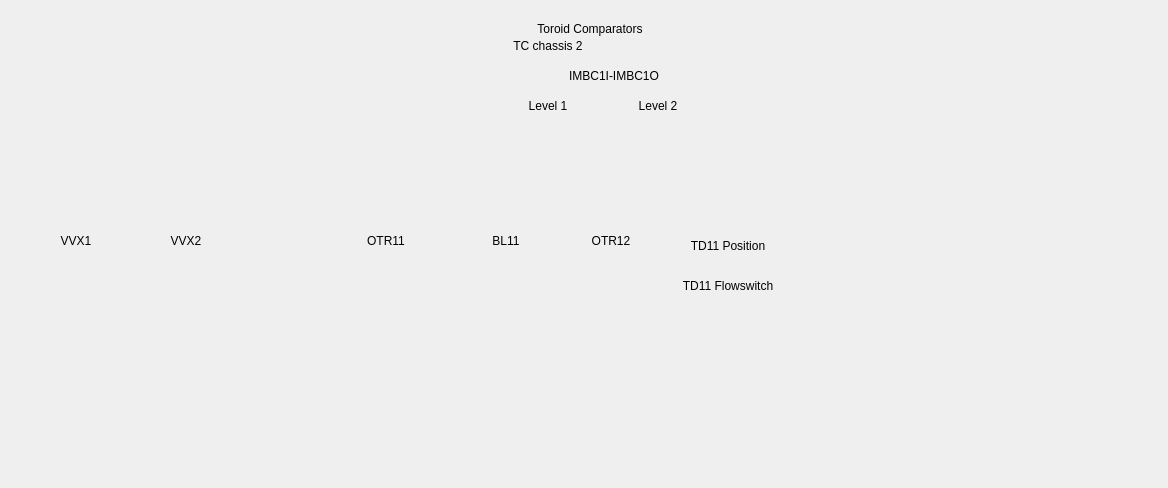
<?xml version="1.0" encoding="UTF-8"?>
<ui version="4.0">
 <class>Form</class>
 <widget class="QWidget" name="Form">
  <property name="geometry">
   <rect>
    <x>0</x>
    <y>0</y>
    <width>1168</width>
    <height>488</height>
   </rect>
  </property>
  <property name="windowTitle">
   <string>MPS LI21 Main</string>
  </property>
  <widget class="PyDMFrame" name="PyDMFrame">
   <property name="geometry">
    <rect>
     <x>8</x>
     <y>8</y>
     <width>831</width>
     <height>352</height>
    </rect>
   </property>
   <property name="toolTip">
    <string/>
   </property>
   <widget class="PyDMDrawingLine" name="PyDMDrawingLine">
    <property name="geometry">
     <rect>
      <x>10</x>
      <y>140</y>
      <width>320</width>
      <height>3</height>
     </rect>
    </property>
    <property name="toolTip">
     <string/>
    </property>
    <property name="penWidth" stdset="0">
     <double>3.000000000000000</double>
    </property>
   </widget>
   <widget class="PyDMDrawingRectangle" name="PyDMDrawingRectangle">
    <property name="geometry">
     <rect>
      <x>328</x>
      <y>138</y>
      <width>8</width>
      <height>8</height>
     </rect>
    </property>
    <property name="toolTip">
     <string/>
    </property>
    <property name="brush" stdset="0">
     <brush brushstyle="SolidPattern">
      <color alpha="255">
       <red>0</red>
       <green>255</green>
       <blue>0</blue>
      </color>
     </brush>
    </property>
   </widget>
   <widget class="PyDMDrawingRectangle" name="PyDMDrawingRectangle_2">
    <property name="geometry">
     <rect>
      <x>350</x>
      <y>115</y>
      <width>8</width>
      <height>8</height>
     </rect>
    </property>
    <property name="toolTip">
     <string/>
    </property>
    <property name="styleSheet">
     <string notr="true">background-color: rgba(255, 255, 255, 0);</string>
    </property>
    <property name="brush" stdset="0">
     <brush brushstyle="SolidPattern">
      <color alpha="255">
       <red>0</red>
       <green>255</green>
       <blue>0</blue>
      </color>
     </brush>
    </property>
   </widget>
   <widget class="PyDMDrawingRectangle" name="PyDMDrawingRectangle_3">
    <property name="geometry">
     <rect>
      <x>400</x>
      <y>115</y>
      <width>8</width>
      <height>8</height>
     </rect>
    </property>
    <property name="toolTip">
     <string/>
    </property>
    <property name="brush" stdset="0">
     <brush brushstyle="SolidPattern">
      <color alpha="255">
       <red>0</red>
       <green>255</green>
       <blue>0</blue>
      </color>
     </brush>
    </property>
   </widget>
   <widget class="PyDMDrawingRectangle" name="PyDMDrawingRectangle_4">
    <property name="geometry">
     <rect>
      <x>420</x>
      <y>138</y>
      <width>8</width>
      <height>8</height>
     </rect>
    </property>
    <property name="toolTip">
     <string/>
    </property>
    <property name="brush" stdset="0">
     <brush brushstyle="SolidPattern">
      <color alpha="255">
       <red>0</red>
       <green>255</green>
       <blue>0</blue>
      </color>
     </brush>
    </property>
   </widget>
   <widget class="PyDMDrawingLine" name="PyDMDrawingLine_2">
    <property name="geometry">
     <rect>
      <x>330</x>
      <y>115</y>
      <width>30</width>
      <height>30</height>
     </rect>
    </property>
    <property name="toolTip">
     <string/>
    </property>
    <property name="styleSheet">
     <string notr="true">background-color: rgba(255, 255, 255, 0);</string>
    </property>
    <property name="penWidth" stdset="0">
     <double>3.000000000000000</double>
    </property>
    <property name="rotation" stdset="0">
     <double>45.000000000000000</double>
    </property>
   </widget>
   <widget class="PyDMDrawingLine" name="PyDMDrawingLine_3">
    <property name="geometry">
     <rect>
      <x>355</x>
      <y>118</y>
      <width>50</width>
      <height>3</height>
     </rect>
    </property>
    <property name="toolTip">
     <string/>
    </property>
    <property name="penWidth" stdset="0">
     <double>3.000000000000000</double>
    </property>
   </widget>
   <widget class="PyDMDrawingLine" name="PyDMDrawingLine_4">
    <property name="geometry">
     <rect>
      <x>398</x>
      <y>115</y>
      <width>30</width>
      <height>30</height>
     </rect>
    </property>
    <property name="toolTip">
     <string/>
    </property>
    <property name="styleSheet">
     <string notr="true">background-color: rgba(255, 255, 255, 0);</string>
    </property>
    <property name="penWidth" stdset="0">
     <double>3.000000000000000</double>
    </property>
    <property name="rotation" stdset="0">
     <double>-45.000000000000000</double>
    </property>
   </widget>
   <widget class="PyDMDrawingLine" name="PyDMDrawingLine_5">
    <property name="geometry">
     <rect>
      <x>420</x>
      <y>140</y>
      <width>320</width>
      <height>3</height>
     </rect>
    </property>
    <property name="toolTip">
     <string/>
    </property>
    <property name="penWidth" stdset="0">
     <double>3.000000000000000</double>
    </property>
   </widget>
   <widget class="PyDMDrawingLine" name="PyDMDrawingLine_16">
    <property name="geometry">
     <rect>
      <x>0</x>
      <y>137</y>
      <width>100</width>
      <height>100</height>
     </rect>
    </property>
    <property name="toolTip">
     <string/>
    </property>
    <property name="styleSheet">
     <string notr="true">background-color: rgba(255, 255, 255, 0);</string>
    </property>
    <property name="penStyle" stdset="0">
     <enum>Qt::DashLine</enum>
    </property>
    <property name="penColor" stdset="0">
     <color>
      <red>0</red>
      <green>0</green>
      <blue>0</blue>
     </color>
    </property>
    <property name="rotation" stdset="0">
     <double>-70.000000000000000</double>
    </property>
   </widget>
   <widget class="PyDMDrawingLine" name="PyDMDrawingLine_17">
    <property name="geometry">
     <rect>
      <x>142</x>
      <y>134</y>
      <width>100</width>
      <height>100</height>
     </rect>
    </property>
    <property name="toolTip">
     <string/>
    </property>
    <property name="styleSheet">
     <string notr="true">background-color: rgba(255, 255, 255, 0);</string>
    </property>
    <property name="penStyle" stdset="0">
     <enum>Qt::DashLine</enum>
    </property>
    <property name="penColor" stdset="0">
     <color>
      <red>0</red>
      <green>0</green>
      <blue>0</blue>
     </color>
    </property>
    <property name="rotation" stdset="0">
     <double>60.000000000000000</double>
    </property>
   </widget>
   <widget class="PyDMDrawingLine" name="PyDMDrawingLine_18">
    <property name="geometry">
     <rect>
      <x>315</x>
      <y>120</y>
      <width>160</width>
      <height>140</height>
     </rect>
    </property>
    <property name="toolTip">
     <string/>
    </property>
    <property name="styleSheet">
     <string notr="true">background-color: rgba(255, 255, 255, 0);</string>
    </property>
    <property name="penStyle" stdset="0">
     <enum>Qt::DashLine</enum>
    </property>
    <property name="penColor" stdset="0">
     <color>
      <red>0</red>
      <green>0</green>
      <blue>0</blue>
     </color>
    </property>
    <property name="rotation" stdset="0">
     <double>-80.000000000000000</double>
    </property>
   </widget>
   <widget class="PyDMDrawingLine" name="PyDMDrawingLine_19">
    <property name="geometry">
     <rect>
      <x>435</x>
      <y>140</y>
      <width>110</width>
      <height>110</height>
     </rect>
    </property>
    <property name="toolTip">
     <string/>
    </property>
    <property name="styleSheet">
     <string notr="true">background-color: rgba(255, 255, 255, 0);</string>
    </property>
    <property name="penStyle" stdset="0">
     <enum>Qt::DashLine</enum>
    </property>
    <property name="penColor" stdset="0">
     <color>
      <red>0</red>
      <green>0</green>
      <blue>0</blue>
     </color>
    </property>
    <property name="rotation" stdset="0">
     <double>-70.000000000000000</double>
    </property>
   </widget>
   <widget class="PyDMDrawingLine" name="PyDMDrawingLine_20">
    <property name="geometry">
     <rect>
      <x>550</x>
      <y>136</y>
      <width>110</width>
      <height>110</height>
     </rect>
    </property>
    <property name="toolTip">
     <string/>
    </property>
    <property name="styleSheet">
     <string notr="true">background-color: rgba(255, 255, 255, 0);</string>
    </property>
    <property name="penStyle" stdset="0">
     <enum>Qt::DashLine</enum>
    </property>
    <property name="penColor" stdset="0">
     <color>
      <red>0</red>
      <green>0</green>
      <blue>0</blue>
     </color>
    </property>
    <property name="rotation" stdset="0">
     <double>70.000000000000000</double>
    </property>
   </widget>
   <widget class="PyDMDrawingLine" name="PyDMDrawingLine_21">
    <property name="geometry">
     <rect>
      <x>650</x>
      <y>140</y>
      <width>110</width>
      <height>110</height>
     </rect>
    </property>
    <property name="toolTip">
     <string/>
    </property>
    <property name="styleSheet">
     <string notr="true">background-color: rgba(255, 255, 255, 0);</string>
    </property>
    <property name="penStyle" stdset="0">
     <enum>Qt::DashLine</enum>
    </property>
    <property name="penColor" stdset="0">
     <color>
      <red>0</red>
      <green>0</green>
      <blue>0</blue>
     </color>
    </property>
    <property name="rotation" stdset="0">
     <double>90.000000000000000</double>
    </property>
   </widget>
   <widget class="QLabel" name="label_8">
    <property name="geometry">
     <rect>
      <x>490</x>
      <y>13</y>
      <width>184</width>
      <height>15</height>
     </rect>
    </property>
    <property name="styleSheet">
     <string notr="true">border-radius: 6px;</string>
    </property>
    <property name="text">
     <string>Toroid Comparators</string>
    </property>
    <property name="alignment">
     <set>Qt::AlignCenter</set>
    </property>
   </widget>
   <widget class="QLabel" name="label_9">
    <property name="geometry">
     <rect>
      <x>490</x>
      <y>60</y>
      <width>232</width>
      <height>15</height>
     </rect>
    </property>
    <property name="styleSheet">
     <string notr="true">background-color: rgba(255, 255, 255, 0);</string>
    </property>
    <property name="text">
     <string>IMBC1I-IMBC1O</string>
    </property>
    <property name="alignment">
     <set>Qt::AlignCenter</set>
    </property>
   </widget>
   <widget class="PyDMLabel" name="PyDMLabel_9">
    <property name="geometry">
     <rect>
      <x>500</x>
      <y>75</y>
      <width>104</width>
      <height>15</height>
     </rect>
    </property>
    <property name="toolTip">
     <string/>
    </property>
    <property name="styleSheet">
     <string notr="true"/>
    </property>
    <property name="alignment">
     <set>Qt::AlignCenter</set>
    </property>
    <property name="showUnits" stdset="0">
     <bool>true</bool>
    </property>
    <property name="alarmSensitiveContent" stdset="0">
     <bool>true</bool>
    </property>
    <property name="channel" stdset="0">
     <string>TORO:LI21:205:TMIT1H</string>
    </property>
    <property name="displayFormat" stdset="0">
     <enum>PyDMLabel::Exponential</enum>
    </property>
   </widget>
   <widget class="PyDMLabel" name="PyDMLabel_10">
    <property name="geometry">
     <rect>
      <x>610</x>
      <y>75</y>
      <width>104</width>
      <height>15</height>
     </rect>
    </property>
    <property name="toolTip">
     <string/>
    </property>
    <property name="styleSheet">
     <string notr="true"/>
    </property>
    <property name="alignment">
     <set>Qt::AlignCenter</set>
    </property>
    <property name="showUnits" stdset="0">
     <bool>true</bool>
    </property>
    <property name="alarmSensitiveContent" stdset="0">
     <bool>true</bool>
    </property>
    <property name="channel" stdset="0">
     <string>TORO:LI21:277:TMIT1H</string>
    </property>
    <property name="displayFormat" stdset="0">
     <enum>PyDMLabel::Exponential</enum>
    </property>
   </widget>
   <widget class="QLabel" name="label_11">
    <property name="geometry">
     <rect>
      <x>500</x>
      <y>90</y>
      <width>80</width>
      <height>15</height>
     </rect>
    </property>
    <property name="text">
     <string>Level 1</string>
    </property>
    <property name="alignment">
     <set>Qt::AlignCenter</set>
    </property>
   </widget>
   <widget class="QLabel" name="label_12">
    <property name="geometry">
     <rect>
      <x>610</x>
      <y>90</y>
      <width>80</width>
      <height>15</height>
     </rect>
    </property>
    <property name="text">
     <string>Level 2</string>
    </property>
    <property name="alignment">
     <set>Qt::AlignCenter</set>
    </property>
   </widget>
   <widget class="PyDMLabel" name="PyDMLabel_11">
    <property name="geometry">
     <rect>
      <x>500</x>
      <y>106</y>
      <width>80</width>
      <height>15</height>
     </rect>
    </property>
    <property name="toolTip">
     <string/>
    </property>
    <property name="styleSheet">
     <string notr="true"/>
    </property>
    <property name="alignment">
     <set>Qt::AlignCenter</set>
    </property>
    <property name="alarmSensitiveContent" stdset="0">
     <bool>true</bool>
    </property>
    <property name="channel" stdset="0">
     <string>TORO:LI21:205:TCBC1L1_MPS</string>
    </property>
   </widget>
   <widget class="PyDMLabel" name="PyDMLabel_12">
    <property name="geometry">
     <rect>
      <x>610</x>
      <y>106</y>
      <width>80</width>
      <height>15</height>
     </rect>
    </property>
    <property name="toolTip">
     <string/>
    </property>
    <property name="styleSheet">
     <string notr="true"/>
    </property>
    <property name="alignment">
     <set>Qt::AlignCenter</set>
    </property>
    <property name="alarmSensitiveContent" stdset="0">
     <bool>true</bool>
    </property>
    <property name="channel" stdset="0">
     <string>TORO:LI21:205:TCBC1L2_MPS</string>
    </property>
   </widget>
   <widget class="PyDMFrame" name="PyDMFrame_2">
    <property name="geometry">
     <rect>
      <x>20</x>
      <y>220</y>
      <width>96</width>
      <height>48</height>
     </rect>
    </property>
    <property name="toolTip">
     <string/>
    </property>
    <widget class="PyDMLabel" name="PyDMLabel">
     <property name="geometry">
      <rect>
       <x>8</x>
       <y>25</y>
       <width>80</width>
       <height>15</height>
      </rect>
     </property>
     <property name="toolTip">
      <string/>
     </property>
     <property name="alignment">
      <set>Qt::AlignCenter</set>
     </property>
     <property name="alarmSensitiveContent" stdset="0">
      <bool>true</bool>
     </property>
     <property name="channel" stdset="0">
      <string>VVPG:IN20:155:POSITION_MPS</string>
     </property>
    </widget>
    <widget class="QLabel" name="label">
     <property name="geometry">
      <rect>
       <x>8</x>
       <y>5</y>
       <width>80</width>
       <height>15</height>
      </rect>
     </property>
     <property name="text">
      <string>VVX1</string>
     </property>
     <property name="alignment">
      <set>Qt::AlignCenter</set>
     </property>
    </widget>
   </widget>
   <widget class="PyDMFrame" name="PyDMFrame_3">
    <property name="geometry">
     <rect>
      <x>130</x>
      <y>220</y>
      <width>96</width>
      <height>48</height>
     </rect>
    </property>
    <property name="toolTip">
     <string/>
    </property>
    <widget class="PyDMLabel" name="PyDMLabel_2">
     <property name="geometry">
      <rect>
       <x>8</x>
       <y>25</y>
       <width>80</width>
       <height>15</height>
      </rect>
     </property>
     <property name="toolTip">
      <string/>
     </property>
     <property name="alignment">
      <set>Qt::AlignCenter</set>
     </property>
     <property name="alarmSensitiveContent" stdset="0">
      <bool>true</bool>
     </property>
     <property name="channel" stdset="0">
      <string>VVMG:LI21:196:POSITION_MPS</string>
     </property>
    </widget>
    <widget class="QLabel" name="label_2">
     <property name="geometry">
      <rect>
       <x>8</x>
       <y>5</y>
       <width>80</width>
       <height>15</height>
      </rect>
     </property>
     <property name="text">
      <string>VVX2</string>
     </property>
     <property name="alignment">
      <set>Qt::AlignCenter</set>
     </property>
    </widget>
   </widget>
   <widget class="PyDMFrame" name="PyDMFrame_4">
    <property name="geometry">
     <rect>
      <x>330</x>
      <y>220</y>
      <width>96</width>
      <height>48</height>
     </rect>
    </property>
    <property name="toolTip">
     <string/>
    </property>
    <widget class="PyDMLabel" name="PyDMLabel_3">
     <property name="geometry">
      <rect>
       <x>8</x>
       <y>25</y>
       <width>80</width>
       <height>15</height>
      </rect>
     </property>
     <property name="toolTip">
      <string/>
     </property>
     <property name="alignment">
      <set>Qt::AlignCenter</set>
     </property>
     <property name="alarmSensitiveContent" stdset="0">
      <bool>true</bool>
     </property>
     <property name="channel" stdset="0">
      <string>OTRS:LI21:237:OUT_LMTSW_MPS</string>
     </property>
    </widget>
    <widget class="QLabel" name="label_3">
     <property name="geometry">
      <rect>
       <x>8</x>
       <y>5</y>
       <width>80</width>
       <height>15</height>
      </rect>
     </property>
     <property name="text">
      <string>OTR11</string>
     </property>
     <property name="alignment">
      <set>Qt::AlignCenter</set>
     </property>
    </widget>
   </widget>
   <widget class="PyDMFrame" name="PyDMFrame_5">
    <property name="geometry">
     <rect>
      <x>450</x>
      <y>220</y>
      <width>96</width>
      <height>48</height>
     </rect>
    </property>
    <property name="toolTip">
     <string/>
    </property>
    <widget class="QLabel" name="label_4">
     <property name="geometry">
      <rect>
       <x>8</x>
       <y>5</y>
       <width>80</width>
       <height>15</height>
      </rect>
     </property>
     <property name="text">
      <string>BL11</string>
     </property>
     <property name="alignment">
      <set>Qt::AlignCenter</set>
     </property>
    </widget>
    <widget class="PyDMLabel" name="PyDMLabel_4">
     <property name="geometry">
      <rect>
       <x>8</x>
       <y>25</y>
       <width>80</width>
       <height>15</height>
      </rect>
     </property>
     <property name="toolTip">
      <string/>
     </property>
     <property name="alignment">
      <set>Qt::AlignCenter</set>
     </property>
     <property name="alarmSensitiveContent" stdset="0">
      <bool>true</bool>
     </property>
     <property name="channel" stdset="0">
      <string>BLEN:LI21:265:BL11_PNEU</string>
     </property>
    </widget>
   </widget>
   <widget class="PyDMFrame" name="PyDMFrame_6">
    <property name="geometry">
     <rect>
      <x>555</x>
      <y>220</y>
      <width>96</width>
      <height>48</height>
     </rect>
    </property>
    <property name="toolTip">
     <string/>
    </property>
    <widget class="QLabel" name="label_5">
     <property name="geometry">
      <rect>
       <x>8</x>
       <y>5</y>
       <width>80</width>
       <height>15</height>
      </rect>
     </property>
     <property name="text">
      <string>OTR12</string>
     </property>
     <property name="alignment">
      <set>Qt::AlignCenter</set>
     </property>
    </widget>
    <widget class="PyDMLabel" name="PyDMLabel_5">
     <property name="geometry">
      <rect>
       <x>8</x>
       <y>25</y>
       <width>80</width>
       <height>15</height>
      </rect>
     </property>
     <property name="toolTip">
      <string/>
     </property>
     <property name="alignment">
      <set>Qt::AlignCenter</set>
     </property>
     <property name="alarmSensitiveContent" stdset="0">
      <bool>true</bool>
     </property>
     <property name="channel" stdset="0">
      <string>OTRS:LI21:291:OUT_LMTSW_MPS</string>
     </property>
    </widget>
   </widget>
   <widget class="PyDMFrame" name="PyDMFrame_7">
    <property name="geometry">
     <rect>
      <x>660</x>
      <y>220</y>
      <width>120</width>
      <height>91</height>
     </rect>
    </property>
    <property name="toolTip">
     <string/>
    </property>
    <widget class="QLabel" name="label_6">
     <property name="geometry">
      <rect>
       <x>10</x>
       <y>10</y>
       <width>100</width>
       <height>15</height>
      </rect>
     </property>
     <property name="text">
      <string>TD11 Position</string>
     </property>
     <property name="alignment">
      <set>Qt::AlignCenter</set>
     </property>
    </widget>
    <widget class="PyDMLabel" name="PyDMLabel_6">
     <property name="geometry">
      <rect>
       <x>10</x>
       <y>30</y>
       <width>100</width>
       <height>15</height>
      </rect>
     </property>
     <property name="toolTip">
      <string/>
     </property>
     <property name="alignment">
      <set>Qt::AlignCenter</set>
     </property>
     <property name="alarmSensitiveContent" stdset="0">
      <bool>true</bool>
     </property>
     <property name="channel" stdset="0">
      <string>DUMP:LI21:305:TD11_OUT_MPS</string>
     </property>
    </widget>
    <widget class="QLabel" name="label_7">
     <property name="geometry">
      <rect>
       <x>10</x>
       <y>50</y>
       <width>100</width>
       <height>15</height>
      </rect>
     </property>
     <property name="text">
      <string>TD11 Flowswitch</string>
     </property>
     <property name="alignment">
      <set>Qt::AlignCenter</set>
     </property>
    </widget>
    <widget class="PyDMLabel" name="PyDMLabel_7">
     <property name="geometry">
      <rect>
       <x>10</x>
       <y>70</y>
       <width>100</width>
       <height>15</height>
      </rect>
     </property>
     <property name="toolTip">
      <string/>
     </property>
     <property name="alignment">
      <set>Qt::AlignCenter</set>
     </property>
     <property name="alarmSensitiveContent" stdset="0">
      <bool>true</bool>
     </property>
     <property name="channel" stdset="0">
      <string>DUMP:LI21:305:FLOW_SW_MPS</string>
     </property>
    </widget>
   </widget>
   <widget class="PyDMDrawingRectangle" name="PyDMDrawingRectangle_8">
    <property name="geometry">
     <rect>
      <x>0</x>
      <y>0</y>
      <width>1100</width>
      <height>488</height>
     </rect>
    </property>
    <property name="toolTip">
     <string/>
    </property>
    <property name="styleSheet">
     <string notr="true"/>
    </property>
    <property name="brush" stdset="0">
     <brush brushstyle="SolidPattern">
      <color alpha="255">
       <red>193</red>
       <green>193</green>
       <blue>193</blue>
      </color>
     </brush>
    </property>
   </widget>
   <widget class="PyDMFrame" name="PyDMFrame_8">
    <property name="geometry">
     <rect>
      <x>490</x>
      <y>20</y>
      <width>232</width>
      <height>32</height>
     </rect>
    </property>
    <property name="toolTip">
     <string/>
    </property>
    <widget class="QLabel" name="label_10">
     <property name="geometry">
      <rect>
       <x>10</x>
       <y>10</y>
       <width>80</width>
       <height>15</height>
      </rect>
     </property>
     <property name="text">
      <string>TC chassis 2</string>
     </property>
     <property name="alignment">
      <set>Qt::AlignCenter</set>
     </property>
    </widget>
    <widget class="PyDMLabel" name="PyDMLabel_8">
     <property name="geometry">
      <rect>
       <x>100</x>
       <y>10</y>
       <width>80</width>
       <height>15</height>
      </rect>
     </property>
     <property name="toolTip">
      <string/>
     </property>
     <property name="styleSheet">
      <string notr="true"/>
     </property>
     <property name="alignment">
      <set>Qt::AlignCenter</set>
     </property>
     <property name="alarmSensitiveContent" stdset="0">
      <bool>true</bool>
     </property>
     <property name="channel" stdset="0">
      <string>TORO:IN20:431:CHASIM12_MPS</string>
     </property>
    </widget>
   </widget>
   <widget class="PyDMFrame" name="PyDMFrame_9">
    <property name="geometry">
     <rect>
      <x>490</x>
      <y>55</y>
      <width>231</width>
      <height>73</height>
     </rect>
    </property>
    <property name="toolTip">
     <string/>
    </property>
   </widget>
   <zorder>PyDMDrawingRectangle_8</zorder>
   <zorder>PyDMFrame_9</zorder>
   <zorder>PyDMFrame_8</zorder>
   <zorder>PyDMDrawingLine_21</zorder>
   <zorder>PyDMDrawingLine_20</zorder>
   <zorder>PyDMDrawingLine_19</zorder>
   <zorder>PyDMDrawingLine_18</zorder>
   <zorder>PyDMDrawingLine_17</zorder>
   <zorder>PyDMDrawingLine_16</zorder>
   <zorder>PyDMDrawingLine_5</zorder>
   <zorder>PyDMDrawingLine_4</zorder>
   <zorder>PyDMDrawingLine_3</zorder>
   <zorder>PyDMDrawingLine_2</zorder>
   <zorder>PyDMDrawingLine</zorder>
   <zorder>PyDMDrawingRectangle</zorder>
   <zorder>PyDMDrawingRectangle_2</zorder>
   <zorder>PyDMDrawingRectangle_3</zorder>
   <zorder>PyDMDrawingRectangle_4</zorder>
   <zorder>label_8</zorder>
   <zorder>label_9</zorder>
   <zorder>PyDMLabel_9</zorder>
   <zorder>PyDMLabel_10</zorder>
   <zorder>label_11</zorder>
   <zorder>label_12</zorder>
   <zorder>PyDMLabel_11</zorder>
   <zorder>PyDMLabel_12</zorder>
   <zorder>PyDMFrame_2</zorder>
   <zorder>PyDMFrame_3</zorder>
   <zorder>PyDMFrame_4</zorder>
   <zorder>PyDMFrame_5</zorder>
   <zorder>PyDMFrame_6</zorder>
   <zorder>PyDMFrame_7</zorder>
  </widget>
  <widget class="PyDMDrawingImage" name="PyDMDrawingImage_2">
   <property name="geometry">
    <rect>
     <x>970</x>
     <y>400</y>
     <width>80</width>
     <height>75</height>
    </rect>
   </property>
   <property name="toolTip">
    <string/>
   </property>
   <property name="styleSheet">
    <string notr="true"/>
   </property>
   <property name="brush" stdset="0">
    <brush brushstyle="SolidPattern">
     <color alpha="255">
      <red>193</red>
      <green>193</green>
      <blue>195</blue>
     </color>
    </brush>
   </property>
   <property name="filename" stdset="0">
    <string>lcls_mps_lockup_stacked_digital.png</string>
   </property>
  </widget>
 </widget>
 <customwidgets>
  <customwidget>
   <class>PyDMLabel</class>
   <extends>QLabel</extends>
   <header>pydm.widgets.label</header>
  </customwidget>
  <customwidget>
   <class>PyDMDrawingImage</class>
   <extends>QWidget</extends>
   <header>pydm.widgets.drawing</header>
  </customwidget>
  <customwidget>
   <class>PyDMDrawingLine</class>
   <extends>QWidget</extends>
   <header>pydm.widgets.drawing</header>
  </customwidget>
  <customwidget>
   <class>PyDMDrawingRectangle</class>
   <extends>QWidget</extends>
   <header>pydm.widgets.drawing</header>
  </customwidget>
  <customwidget>
   <class>PyDMFrame</class>
   <extends>QFrame</extends>
   <header>pydm.widgets.frame</header>
   <container>1</container>
  </customwidget>
 </customwidgets>
 <resources/>
 <connections/>
</ui>
